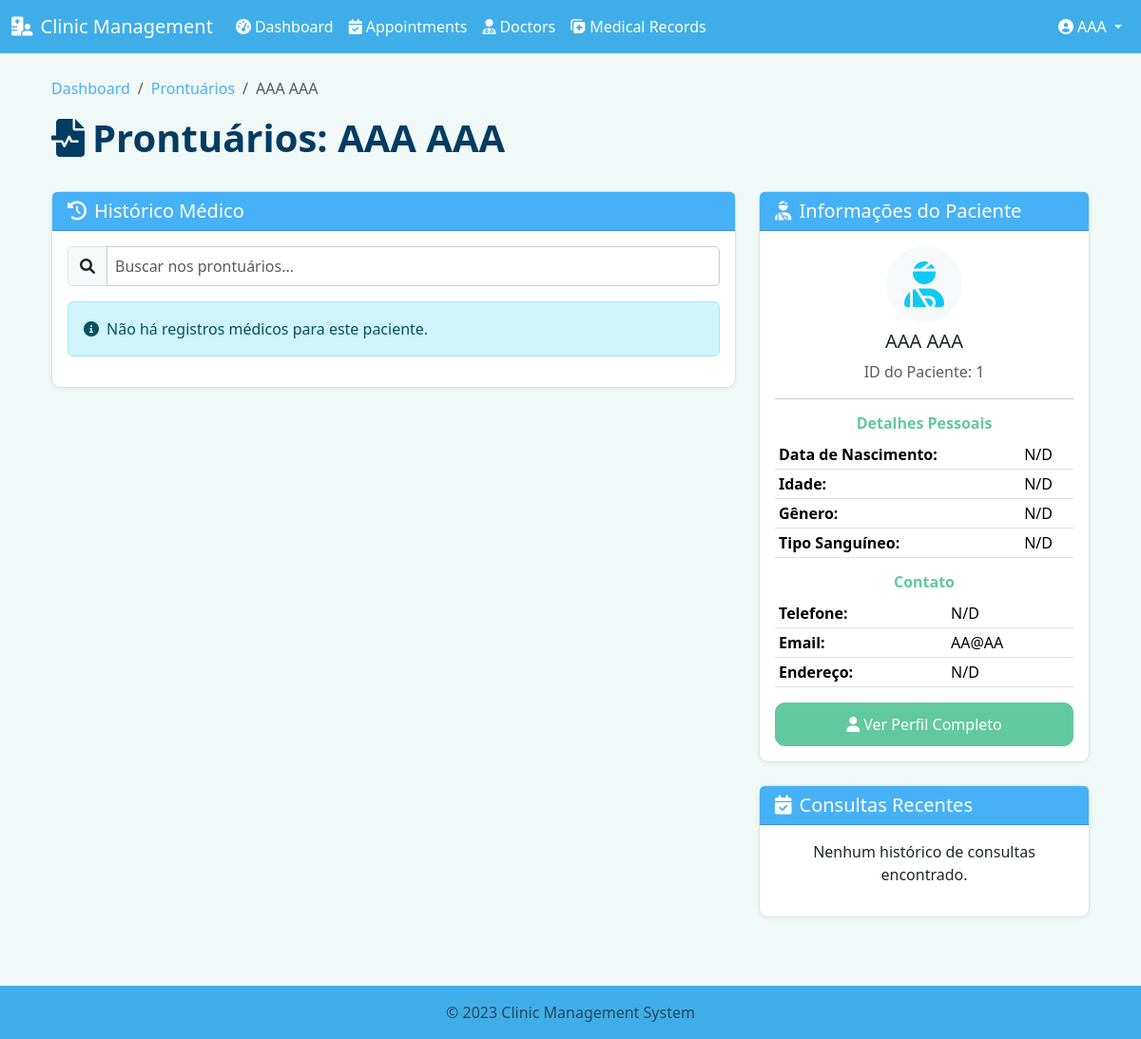
Page /medical-records/patient/1 (signed in) on the committed database.
### models.py (models this page shows, shortened)
class User(UserMixin, db.Model):
    id = db.Column(db.Integer, primary_key=True)
    username = db.Column(db.String(64), unique=True, nullable=False)
    email = db.Column(db.String(120), unique=True, nullable=False)
    password_hash = db.Column(db.String(256), nullable=False)
    role = db.Column(db.Enum(UserRole), nullable=False)
    first_name = db.Column(db.String(50))
    last_name = db.Column(db.String(50))
    created_at = db.Column(db.DateTime, default=datetime.utcnow)
    updated_at = db.Column(db.DateTime, default=datetime.utcnow, onupdate=datetime.utcnow)
    doctor_profile = db.relationship('Doctor', backref='user', uselist=False, cascade='all, delete-orphan')
    patient_profile = db.relationship('Patient', backref='user', uselist=False, cascade='all, delete-orphan')

class Patient(db.Model):
    id = db.Column(db.Integer, primary_key=True)
    user_id = db.Column(db.Integer, db.ForeignKey('user.id'), unique=True, nullable=False)
    date_of_birth = db.Column(db.Date)
    gender = db.Column(db.String(10))
    blood_group = db.Column(db.String(5))
    address = db.Column(db.String(200))
    phone = db.Column(db.String(20))
    emergency_contact_name = db.Column(db.String(100))
    emergency_contact_phone = db.Column(db.String(20))
    created_at = db.Column(db.DateTime, default=datetime.utcnow)
    updated_at = db.Column(db.DateTime, default=datetime.utcnow, onupdate=datetime.utcnow)
    appointments = db.relationship('Appointment', backref='patient', lazy='dynamic', cascade='all, delete-orphan')
    medical_records = db.relationship('MedicalRecord', backref='patient', lazy='dynamic', cascade='all, delete-orphan')
    @property
    def full_name(self):
        return f"{self.user.first_name} {self.user.last_name}"

### routes/medical_records.py (the view)
@medical_records_bp.route('/patient/<int:patient_id>')
@login_required
def patient_records(patient_id):
    if current_user.role == UserRole.PATIENT:
        if not current_user.patient_profile or current_user.patient_profile.id != patient_id:
            flash('You can only view your own medical records.', 'danger')
            return redirect(url_for('auth.dashboard'))
    elif current_user.role not in [UserRole.ADMIN, UserRole.DOCTOR, UserRole.STAFF]:
        flash('You do not have permission to view medical records.', 'danger')
        return redirect(url_for('auth.dashboard'))
    patient = Patient.query.get_or_404(patient_id)
    records = MedicalRecord.query.filter_by(patient_id=patient_id).order_by(MedicalRecord.created_at.desc()).all()
    return render_template('medical_records/patient_records.html', patient=patient, records=records)

### templates/medical_records/patient_records.html (shortened to what this page needs)
{% extends "layout.html" %}
{% block content %}
<div class="container">
    <div class="row mb-4">
        <div class="col">
            <nav aria-label="breadcrumb">
                <ol class="breadcrumb">
                    <li class="breadcrumb-item"><a href="{{ url_for('auth.dashboard') }}">Dashboard</a></li>
                    <li class="breadcrumb-item"><a href="{{ url_for('medical_records.list_records') }}">Prontuários</a></li>
                    <li class="breadcrumb-item active" aria-current="page">{{ patient.full_name }}</li>
                </ol>
            </nav>
            <div class="d-flex justify-content-between align-items-center">
                <h1><i class="fas fa-file-medical-alt me-2"></i>Prontuários: {{ patient.full_name }}</h1>
            </div>
        </div>
    </div>
    <div class="row">
        <div class="col-md-8">
            <div class="card mb-4">
                <div class="card-header bg-primary text-white">
                    <h5 class="mb-0"><i class="fas fa-history me-2"></i>Histórico Médico</h5>
                </div>
                <div class="card-body">
                    <div class="mb-3">
                        <div class="input-group">
                            <span class="input-group-text"><i class="fas fa-search"></i></span>
                            <input type="text" id="searchRecords" class="form-control" placeholder="Buscar nos prontuários...">
                        </div>
                    </div>
                    {% if records and records|length > 0 %}
                    <div class="timeline">
                        {% for record in records %}
                        <div class="card mb-3 record-item">
                            <div class="card-header d-flex justify-content-between align-items-center">
                                <h6 class="mb-0"><i class="fas fa-file-medical me-1"></i>{{ record.created_at.strftime('%d %b %Y') }}</h6>
                                <div>
                                    <span class="badge bg-secondary">Registro #{{ record.id }}</span>
                                    {% if record.appointment %}
                                    <span class="badge bg-info">Consulta</span>
                                    {% endif %}
                                </div>
                            </div>
                            <div class="card-body">
                                <h6 class="fw-bold">Diagnóstico</h6>
                                <p>{{ record.diagnosis }}</p>
                                {% if record.treatment %}
                                <h6 class="fw-bold">Tratamento</h6>
                                <p>{{ record.treatment }}</p>
                                {% endif %}
                                {% if record.prescription %}
                                <h6 class="fw-bold">Prescrição</h6>
                                <div class="card bg-light mb-3">
                                    <div class="card-body py-2">
                                        <pre class="mb-0" style="white-space: pre-wrap;">{{ record.prescription }}</pre>
                                    </div>
                                </div>
                                {% endif %}
                                <div class="d-flex justify-content-between align-items-center mt-3">
                                    <small class="text-muted">
                                        Criado por:
                                        {% if record.creator %}
                                        {{ record.creator.first_name }} {{ record.creator.last_name }}
                                        {% else %}
                                        Desconhecido
                                        {% endif %}
                                    </small>
                                    <a href="{{ url_for('medical_records.view_record', id=record.id) }}" class="btn btn-sm btn-outline-primary">
                                        <i class="fas fa-eye me-1"></i>Ver Detalhes
                                    </a>
                                </div>
                            </div>
                        </div>
                        {% endfor %}
                    </div>
                    {% else %}
                    <div class="alert alert-info">
                        <i class="fas fa-info-circle me-2"></i>Não há registros médicos para este paciente.
                    </div>
                    {% endif %}
                </div>
            </div>
        </div>
        <div class="col-md-4">
            <div class="card mb-4">
                <div class="card-header bg-info text-white">
                    <h5 class="mb-0"><i class="fas fa-user-injured me-2"></i>Informações do Paciente</h5>
                </div>
                <div class="card-body text-center">
                    <div class="icon-bg bg-light rounded-circle mx-auto mb-2" style="width: 80px; height: 80px; display: flex; align-items: center; justify-content: center;">
                        <i class="fas fa-user-injured fa-3x text-info"></i>
                    </div>
                    <h5>{{ patient.full_name }}</h5>
                    <p class="text-muted">ID do Paciente: {{ patient.id }}</p>
                    <hr>
                    <h6 class="fw-bold">Detalhes Pessoais</h6>
                    <table class="table table-sm mb-3">
                        <tr>
                            <th>Data de Nascimento:</th>
                            <td>{{ patient.date_of_birth.strftime('%d/%m/%Y') if patient.date_of_birth else 'N/D' }}</td>
                        </tr>
                        <tr>
                            <th>Idade:</th>
                            <td>
                                {% if patient.date_of_birth %}
                                {{ (now().date() - patient.date_of_birth).days // 365 }} anos
                                {% else %}
                                N/D
                                {% endif %}
                            </td>
                        </tr>
                        <tr>
                            <th>Gênero:</th>
                            <td>{{ patient.gender or 'N/D' }}</td>
                        </tr>
                        <tr>
                            <th>Tipo Sanguíneo:</th>
                            <td>{{ patient.blood_group or 'N/D' }}</td>
                        </tr>
                    </table>
                    <h6 class="fw-bold">Contato</h6>
                    <table class="table table-sm">
                        <tr>
                            <th>Telefone:</th>
                            <td>{{ patient.phone or 'N/D' }}</td>
                        </tr>
                        <tr>
                            <th>Email:</th>
                            <td>{{ patient.user.email }}</td>
                        </tr>
                        <tr>
                            <th>Endereço:</th>
                            <td>{{ patient.address or 'N/D' }}</td>
                        </tr>
                    </table>
                    <div class="d-grid gap-2">
                        <a href="{{ url_for('patients.view_patient', id=patient.id) }}" class="btn btn-outline-info">
                            <i class="fas fa-user me-1"></i>Ver Perfil Completo
                        </a>
                    </div>
                </div>
            </div>
            <div class="card mb-4">
                <div class="card-header bg-success text-white">
                    <h5 class="mb-0"><i class="fas fa-calendar-check me-2"></i>Consultas Recentes</h5>
                </div>
                <div class="card-body">
                    {% if patient.appointments.all()|length > 0 %}
                    <div class="list-group list-group-flush">
                        {% for appointment in patient.appointments.order_by('appointment_date desc').limit(5).all() %}
                        <div class="list-group-item">
                            <div class="d-flex justify-content-between">
                                <h6 class="mb-1">{{ appointment.appointment_date.strftime('%d/%m/%Y') }}</h6>
                                <span class="badge
                                    {% if appointment.status.value == 'scheduled' %}bg-info
                                    {% elif appointment.status.value == 'completed' %}bg-success
                                    {% elif appointment.status.value == 'cancelled' %}bg-danger
                                    {% else %}bg-warning
                                    {% endif %}">
                                    {{ appointment.status.value|capitalize }}
                                </span>
                            </div>
                            <p class="mb-1">{{ appointment.doctor.full_name }}</p>
                            <small>{{ appointment.reason|truncate(50) if appointment.reason else 'Sem motivo especificado' }}</small>
                            <div class="mt-2">
                                <a href="{{ url_for('appointments.view_appointment', id=appointment.id) }}" class="btn btn-sm btn-outline-secondary">Ver</a>
                            </div>
                        </div>
                        {% endfor %}
                    </div>
                    {% if patient.appointments.count() > 5 %}
                    <div class="d-grid gap-2 mt-2">
                        <a href="{{ url_for('appointments.list_appointments') }}" class="btn btn-sm btn-outline-success">Ver Todas</a>
                    </div>
                    {% endif %}
                    {% else %}
                    <p class="text-center">Nenhum histórico de consultas encontrado.</p>
                    {% endif %}
                </div>
            </div>
        </div>
    </div>
</div>
{% endblock %}

### templates/layout.html (shortened to what this page needs)
<head>
    <link rel="stylesheet" href="https://cdn.jsdelivr.net/npm/bootstrap@5.3.3/dist/css/bootstrap.min.css">
    <link rel="stylesheet" href="https://cdnjs.cloudflare.com/ajax/libs/font-awesome/6.0.0/css/all.min.css">
  <link rel="stylesheet" href="{{ url_for('static', filename='css/style.css') }}">
  <link rel="stylesheet" href="{{ url_for('static', filename='css/custom.css') }}">
</head>
<body>
    <nav class="navbar navbar-expand-lg navbar-dark bg-dark">
        <div class="container-fluid">
            <a class="navbar-brand" href="{{ url_for('auth.dashboard') }}">
                <i class="fas fa-hospital-user me-2"></i>Clinic Management
            </a>
            <div class="collapse navbar-collapse" id="navbarNav">
                <ul class="navbar-nav me-auto">
                    {% if current_user.is_authenticated %}
                        <li class="nav-item">
                            <a class="nav-link" href="{{ url_for('auth.dashboard') }}">
                                <i class="fas fa-tachometer-alt me-1"></i>Dashboard
                            </a>
                        </li>
                        <li class="nav-item">
                            <a class="nav-link" href="{{ url_for('appointments.list_appointments') }}">
                                <i class="fas fa-calendar-check me-1"></i>Appointments
                            </a>
                        </li>
                        <li class="nav-item">
                            <a class="nav-link" href="{{ url_for('doctors.list_doctors') }}">
                                <i class="fas fa-user-md me-1"></i>Doctors
                            </a>
                        </li>
                        <li class="nav-item">
                            <a class="nav-link" href="{{ url_for('medical_records.list_records') }}">
                                <i class="fas fa-notes-medical me-1"></i>Medical Records
                            </a>
                        </li>
                    {% endif %}
                </ul>
                <ul class="navbar-nav">
                    {% if current_user.is_authenticated %}
                        <li class="nav-item dropdown">
                            <a class="nav-link dropdown-toggle" href="#" id="userDropdown" role="button" data-bs-toggle="dropdown" aria-expanded="false">
                                <i class="fas fa-user-circle me-1"></i>{{ current_user.username }}
                            </a>
                        </li>
                    {% endif %}
                </ul>
            </div>
        </div>
    </nav>
    <div class="container mt-4">
        {% block content %}{% endblock %}
    </div>
    <footer class="footer mt-5 py-3 bg-dark">
        <div class="container text-center">
            <span class="text-muted">© 2023 Clinic Management System</span>
        </div>
    </footer>
</body>
</html>

### rows in the picture
User: username "AAA", full_name "AAA AAA", user.email "AA@AA"
Patient: id "1", date_of_birth "N/D", gender "N/D", blood_group "N/D", phone "N/D", address "N/D"
